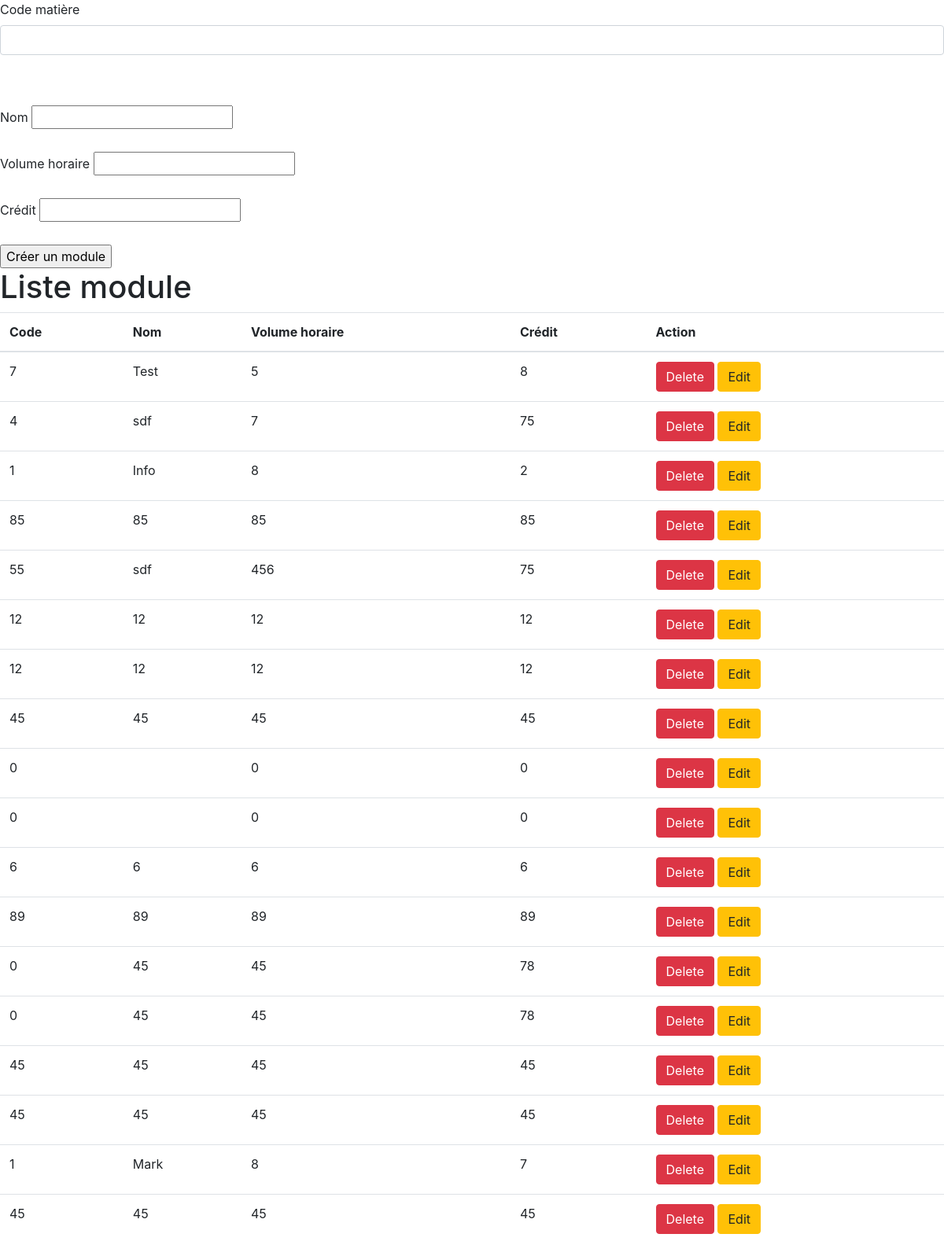
The app's page /Module/views/module/test.php with its own data.
### tables this page shows
CREATE TABLE `mdl_modules` (
  `code_module` int(10) NOT NULL,
  `nom_module` varchar(100) NOT NULL,
  `volume_horaire` int(5) NOT NULL,
  `credit_module` int(10) NOT NULL,
  `id` int(11) NOT NULL
);

### Module/models/mdl_module.php (called while the page is built, shortened)
<?php
class mdl_modules{
    public function list()
    {
        return 'SELECT * FROM mdl_modules';
    }
}

### Module/controllers/ctrl_modules.php (the view)
<?php
class ctrl_modules {
    public function listAction($arrayModules)
    {
        $td = '
        <h1>Liste module</h1>
        <table class="table">';
        $td .= "
            <thead>
                <tr>
                    <th>Code</th>
                    <th>Nom</th>
                    <th>Volume horaire</th>
                    <th>Crédit</th>
                    <th>Action</th>
                </tr>
            </thead>
        ";
        foreach($arrayModules as $valeur) {
            $td .= '<tr>';
            $td .= '<td>'.$valeur['code_module'].'</td>';
            $td .= '<td>'.$valeur['nom_module'].'</td>';
            $td .= '<td>'.$valeur['volume_horaire'].'</td>';
            $td .= '<td>'.$valeur['credit_module'].'</td>';
            $td .= '<td>
            <a href="delete_modules.php?id='.$valeur['id'].'&name='.$valeur['nom_module'].'" class="btn btn-danger btn-delete">Delete</a>
            <a href="edit_modules.php?id='.$valeur['id'].'" class="btn btn-warning btn-edit">Edit</a></td>';
            $td .= '</tr>';
        }
        $td .= '</table>';
        return $td;
    }
}

### Module/views/module/test.php (shortened to what this page needs)
<!DOCTYPE html>
<html lang="en">
<head>
    <link href="../../bootstrap.min.css" rel="stylesheet" type="text/css" />
    <link rel="stylesheet" href="">
</head>
<body>
<?php
include('../../models/mdl_module.php');
include('../../controllers/ctrl_modules.php');
$bdd = "projet_examen";
$user = "root";
$pwd = "";
$pdo = new PDO('mysql:host=localhost;dbname='.$bdd, $user, $pwd);
$mdl_module = new mdl_modules();
$ctrl_modules = new ctrl_modules();
$req_list  = $mdl_module->list();
$module_query = $pdo->query($req_list);
$list_modules = $module_query->fetchAll();
$list = $ctrl_modules->listAction($list_modules);
?>
<form action="add_modules.php" method="post">
    <div class= "form-group">
        <label for="">Code matière </label>
        <input type="text" name="code" id="" class = "form-control">
        <br><br>
    </div>
    <label for="">Nom </label>
    <input type="text" name="nom" id="">
    <br><br>
    <label for="">Volume horaire</label>
    <input type="text" name="heure" id="">
    <br><br>
    <label for="">Crédit</label>
    <input type="text" name="credit" id="">
    <br><br>
    <input type="submit" value="Créer un module" name="btn_submit">
</form>
<?php
echo $list
?>
</body>
</html>

### records on screen
mdl_modules: code_module "7", nom_module "Test", volume_horaire "5", credit_module "8"
mdl_modules: code_module "4", nom_module "sdf", volume_horaire "7", credit_module "75"
mdl_modules: code_module "1", nom_module "Info", volume_horaire "8", credit_module "2"
mdl_modules: code_module "85", nom_module "85", volume_horaire "85", credit_module "85"
mdl_modules: code_module "55", nom_module "sdf", volume_horaire "456", credit_module "75"
mdl_modules: code_module "12", nom_module "12", volume_horaire "12", credit_module "12"
mdl_modules: code_module "12", nom_module "12", volume_horaire "12", credit_module "12"
mdl_modules: code_module "45", nom_module "45", volume_horaire "45", credit_module "45"
mdl_modules: code_module "0", volume_horaire "0", credit_module "0"
mdl_modules: code_module "0", volume_horaire "0", credit_module "0"
mdl_modules: code_module "6", nom_module "6", volume_horaire "6", credit_module "6"
mdl_modules: code_module "89", nom_module "89", volume_horaire "89", credit_module "89"
mdl_modules: code_module "0", nom_module "45", volume_horaire "45", credit_module "78"
mdl_modules: code_module "0", nom_module "45", volume_horaire "45", credit_module "78"
mdl_modules: code_module "45", nom_module "45", volume_horaire "45", credit_module "45"
mdl_modules: code_module "45", nom_module "45", volume_horaire "45", credit_module "45"
mdl_modules: code_module "1", nom_module "Mark", volume_horaire "8", credit_module "7"
mdl_modules: code_module "45", nom_module "45", volume_horaire "45", credit_module "45"
